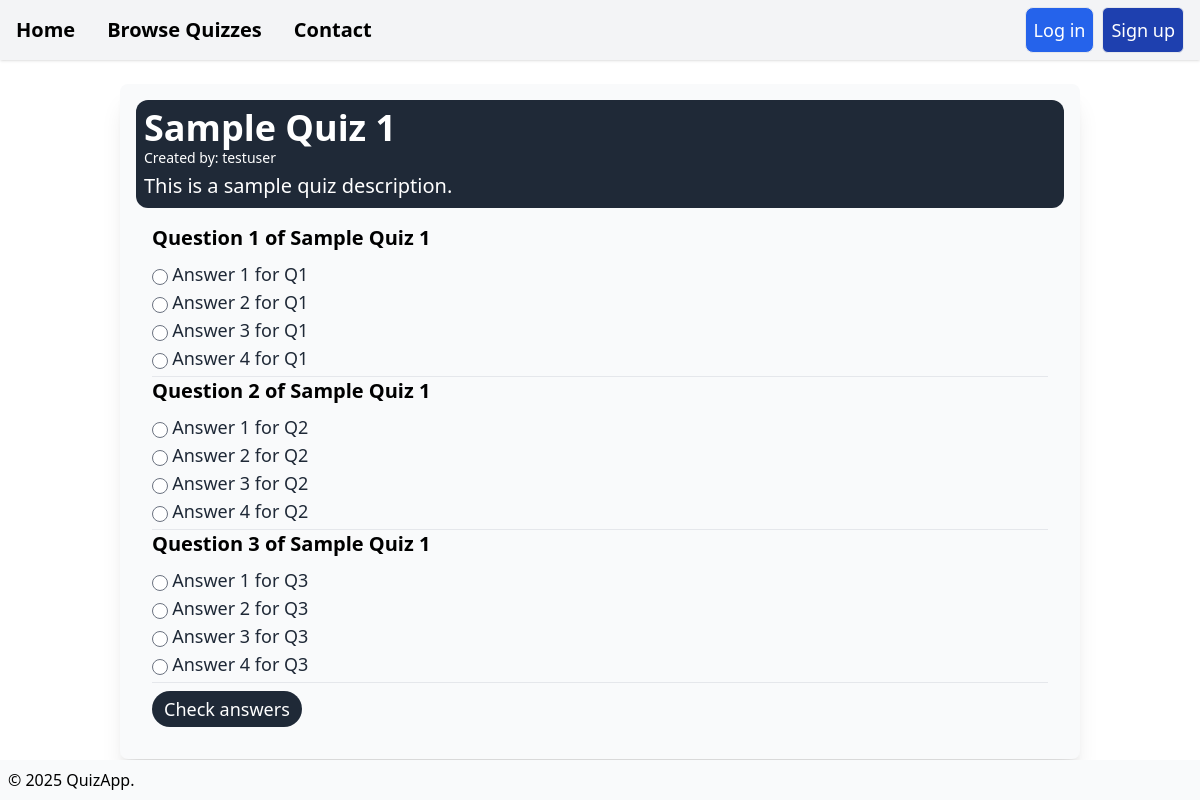
/1/, run on the app's committed database.
### quiz/models.py (models this page shows, shortened)
class Quiz(models.Model):
    title = models.CharField(max_length=255)
    description = models.TextField()
    category = models.ForeignKey(
        'Category',
        on_delete=models.SET_NULL,
        null=True,
        blank=True,
        related_name='quizzes'
    )
    difficulty = models.CharField(
        max_length=10,
        choices=DifficultyLevel.choices,
        default=DifficultyLevel.MEDIUM,
        verbose_name="Difficulty Level"
    )
    created_at = models.DateTimeField(auto_now_add=True)
    created_by = models.ForeignKey(
        'auth.User',
        on_delete=models.CASCADE,
        related_name='quizzes',
        null=True,
        blank=True
    )

class Question(models.Model):
    quiz = models.ForeignKey(Quiz, on_delete=models.CASCADE, related_name='questions')
    text = models.CharField(max_length=255)

class Answer(models.Model):
    question = models.ForeignKey(Question, on_delete=models.CASCADE, related_name='answers')
    text = models.CharField(max_length=255)
    is_correct = models.BooleanField(default=False)
    def __str__(self):
        return self.text

### quiz/views.py (the view, shortened to what this page needs)
# urls.py: path('<int:pk>/', quiz_detail, name='quiz_detail'),
def quiz_detail(request, pk):
    quiz = get_object_or_404(Quiz, pk=pk)
    score = None
    quiz_data = []
    for question in quiz.questions.all():
        question_dict = {}
        question_dict['text'] = question.text
        question_dict['answers'] = list(question.answers.all())
        question_dict['correct'] = question.answers.filter(is_correct=True).count()
        question_dict['id'] = question.id
        quiz_data.append(question_dict)
    print(quiz_data)
    return render(request, 'quiz/quiz_detail.html', {
        'quiz': quiz,
        'questions': quiz_data
    })

### quiz/templates/quiz/quiz_detail.html (shortened to what this page needs)
{% extends 'base.html' %}
{% block content %}
    <div class="w-[80%] mx-auto shadow-xl rounded-lg mt-3 bg-gray-50 p-4">
        <div class='w-full bg-gray-800 text-white rounded-xl p-2'>
            <p class="text-4xl font-bold">{{ quiz.title }}</h1>
            <div class="text-sm">
                Created by: {{ quiz.created_by.username }}
            </div>
            <p class="text-xl mt-1">{{ quiz.description }}</p>
        </div>
        <form method="post" class="p-4">
            {% for question in questions %}
              <fieldset>
                  <legend class="text-xl font-semibold mb-2">{{ question.text }}</legend>
                  {% if question.correct > 1 %}
                      {% for answer in question.answers %}
                          <label>
                              <input type="checkbox" name="question_{{ question.id }}" value="{{ answer.id }}">
                              <p class="text-lg inline-block text-gray-800">{{ answer.text }}</p>
                          </label><br>
                      {% endfor %}
                  {% else %}
                      {% for answer in question.answers %}
                          <label>
                              <input type="radio" name="question_{{ question.id }}" value="{{ answer.id }}">
                              <p class="text-lg inline-block text-gray-800">{{ answer.text }}</p>
                          </label><br>
                      {% endfor %}
                  {% endif %}
              </fieldset>
              <hr class="mt-1">
          {% endfor %}
           <button type="submit" class="bg-gray-800 text-white px-3 py-1 rounded-full mt-2 text-lg">Check answers</button>
          </form>
    </div>
{% endblock %}

### data on the page
Quiz: title "Sample Quiz 1", created_by.username "testuser", description "This is a sample quiz description."
Question: text "Question 1 of Sample Quiz 1"
Answer: text "Answer 1 for Q1"
Answer: text "Answer 2 for Q1"
Answer: text "Answer 3 for Q1"
Answer: text "Answer 4 for Q1"
Question: text "Question 2 of Sample Quiz 1"
Answer: text "Answer 1 for Q2"
Answer: text "Answer 2 for Q2"
Answer: text "Answer 3 for Q2"
Answer: text "Answer 4 for Q2"
Question: text "Question 3 of Sample Quiz 1"
Answer: text "Answer 1 for Q3"
Answer: text "Answer 2 for Q3"
Answer: text "Answer 3 for Q3"
Answer: text "Answer 4 for Q3"
